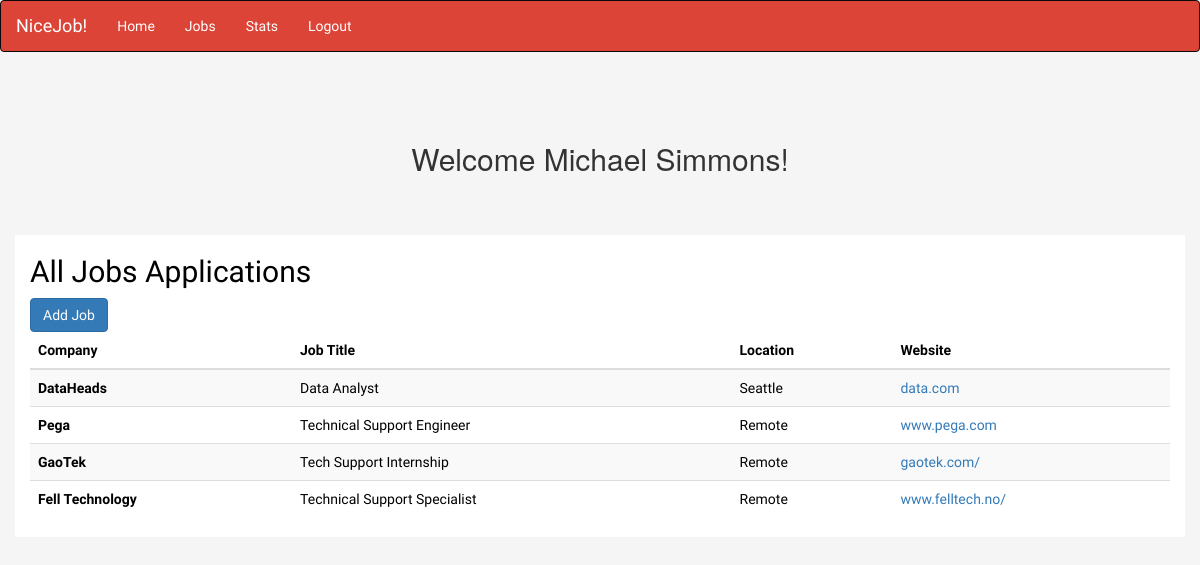
The app's page /jobs (signed in) with its own data.
### main/models.py (models this page shows)
class User(models.Model):
    first_name = models.CharField(max_length=50)
    last_name = models.CharField(max_length=50)
    email = models.CharField(max_length=255)
    password = models.CharField(max_length=500)
    created_at = models.DateTimeField(auto_now_add=True)
    updated_at = models.DateTimeField(auto_now=True)
    objects = UserManager()

class Job(models.Model):
    company = models.CharField(max_length=255, default="not-listed")
    title = models.CharField(max_length=255)
    date_applied = models.DateField()
    applied_on = models.CharField(max_length=100
    )
    location = models.CharField(max_length=255)
    website = models.CharField(max_length=300)
    next_steps = models.CharField(max_length=300)
    comments = models.TextField()
    rejected = models.BooleanField(default=False)
    uploaded_by = models.ForeignKey(User, related_name="jobs_uploaded",on_delete = models.CASCADE)
    created_at = models.DateTimeField(auto_now_add=True)
    updated_at = models.DateTimeField(auto_now=True)

### main/views.py (the view)
# urls.py: path('jobs',views.jobs),
def jobs(request):
    if 'user_id' in request.session:
        logged_in_user = User.objects.get(id=request.session['user_id'])
        all_jobs = Job.objects.all()
        context = {
        'logged_in_user': logged_in_user,
        'all_jobs' : all_jobs
        }
        return render(request,'all_jobs.html',context)

### main/templates/all_jobs.html (shortened to what this page needs)
<!DOCTYPE html>
<html lang="en">
<head>
  <link rel="stylesheet" href="https://maxcdn.bootstrapcdn.com/bootstrap/3.4.1/css/bootstrap.min.css">
  <link rel="stylesheet" href="static/css/style.css">
</head>
<body>
  <div>
    <nav class="navbar navbar-inverse">
      <div class="container-fluid">
        <div class="navbar-header">
          <a class="navbar-brand" href="#">NiceJob!</a>
        </div>
        <ul class="nav navbar-nav">
          <li class="active"><a href="/welcome">Home</a></li>
          <li><a href="#">Jobs</a></li>
          <li><a href="#">Stats</a></li>
          <li><a href="/logout">Logout</a></li>
        </ul>
      </div>
    </nav>
  </div>
  <div class="jumbo_container">
    <h2 class="jumbo">Welcome {{logged_in_user.first_name}} {{logged_in_user.last_name}}!</h2>
  </div>
  <div class="container">
    <h2>All Jobs Applications</h2>
    <button type="button" class="btn btn-primary" data-toggle="modal" data-target="#myModal">Add Job</button>
    <div class="welcome_container">
      <table class="table table-striped">
        <thead>
          <tr>
            <th scope="col">Company</th>
            <th scope="col">Job Title</th>
            <th scope="col">Location</th>
            <th scope="col">Website</th>
          </tr>
        </thead>
        <tbody>
          {%for job in all_jobs%}
          <tr>
            <th scope="row">{{job.company}}</th>
            <td>{{job.title}}</td>
            <td>{{job.location}}</td>
            <td><a href="https://{{job.website}}">{{job.website}}</a></td>
        </tr>
            {% endfor %}
        </tbody>
      </table>
</body>
</html>

### main/static/css/style.css (style rules this page uses)
nav { background-color: #DB4437 !important; color: white !important; font-family: 'Maven Pro', sans-serif !important; }
.navbar-inverse .navbar-nav>li>a { color: white; }
.navbar-inverse .navbar-nav>.active>a, .navbar-inverse .navbar-nav>.active>a:focus, .navbar-inverse .navbar-nav>.active>a:hover { color: white }
.navbar-inverse .navbar-nav>.active>a, .navbar-inverse .navbar-nav>.active>a:focus, .navbar-inverse .navbar-nav>.active>a:hover { background-color:#DB4437 !important ; }
.navbar-inverse .navbar-brand { color: white; }
.container { background-color: white; color: black; font-family: 'Maven Pro', sans-serif; }
body { background-color: whitesmoke; }
.jumbo_container { display: flex; justify-content: center; padding: 50px; }

### records on screen
User: first_name "Michael", last_name "Simmons"
Job: company "DataHeads", title "Data Analyst", location "Seattle", website "data.com"
Job: company "Pega", title "Technical Support Engineer", location "Remote", website "www.pega.com"
Job: company "GaoTek", title "Tech Support Internship", location "Remote", website "gaotek.com/"
Job: company "Fell Technology", title "Technical Support Specialist", location "Remote", website "www.felltech.no/"
